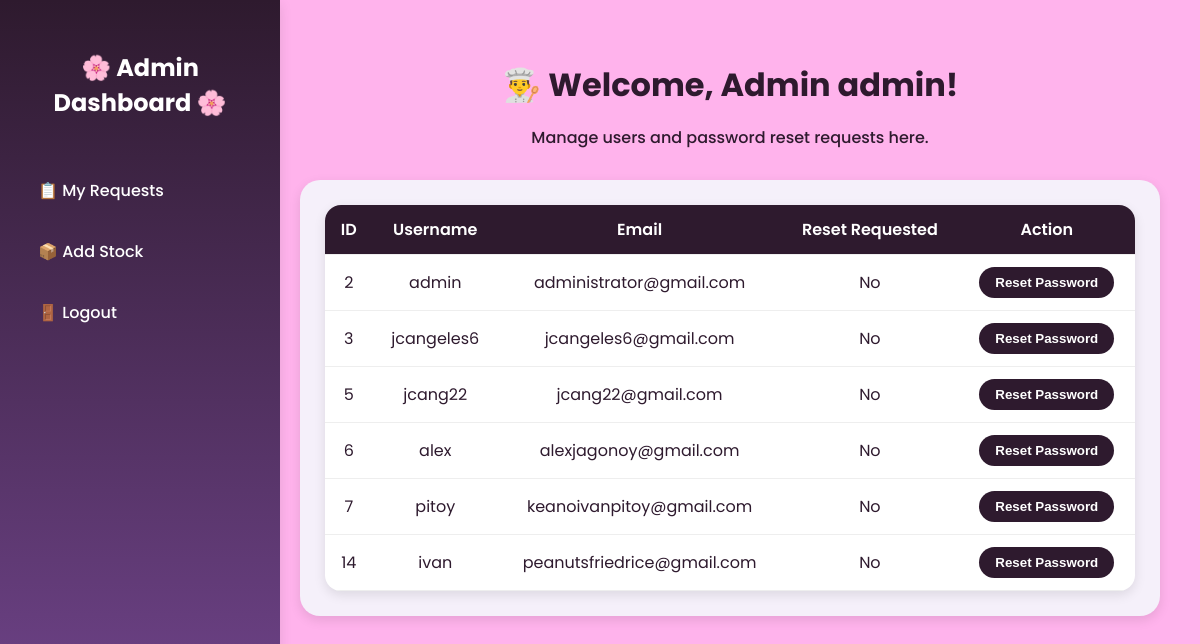
/admin_dashboard.php (signed in), run on the app's committed database.
### tables this page shows
CREATE TABLE `users` (
  `id` int(11) NOT NULL,
  `username` varchar(50) DEFAULT NULL,
  `email` varchar(100) DEFAULT NULL,
  `password` varchar(255) DEFAULT NULL,
  `reset_token` varchar(255) DEFAULT NULL,
  `is_admin` tinyint(1) DEFAULT 0,
  `reset_requested` tinyint(1) DEFAULT 0,
  `security_question` varchar(255) DEFAULT NULL,
  `security_answer` varchar(255) DEFAULT NULL,
  `failed_attempts` int(11) DEFAULT 0,
  `locked_until` datetime DEFAULT NULL
);

### admin_dashboard.php (the view, shortened to what this page needs)
<?php
include 'backend/init.php';
$result = $conn->query("SELECT id, username, email, reset_requested FROM users");
?>
<!DOCTYPE html>
<html lang="en">
<head>
  <link rel="stylesheet" href="css/admin_dashboard.css">
</head>
<body>
  <div class="sidebar">
    <h2>🌸 Admin Dashboard 🌸</h2>
    <a href="my_requests.php">📋 My Requests</a>
    <a href="backend/add_stock.php">📦 Add Stock</a>
    <a href="logout.php">🚪 Logout</a>
  </div>
  <div class="main">
    <h1>👨‍🍳 Welcome, Admin <?php echo htmlspecialchars($_SESSION['username']); ?>!</h1>
    <p>Manage users and password reset requests here.</p>
    <div class="card">
      <table>
        <tr>
          <th>ID</th>
          <th>Username</th>
          <th>Email</th>
          <th>Reset Requested</th>
          <th>Action</th>
        </tr>
        <?php while ($row = $result->fetch_assoc()): ?>
          <tr>
            <td><?php echo $row['id']; ?></td>
            <td><?php echo htmlspecialchars($row['username']); ?></td>
            <td><?php echo htmlspecialchars($row['email']); ?></td>
            <td><?php echo $row['reset_requested'] ? '<span style="color:red;font-weight:bold;">Yes</span>' : 'No'; ?></td>
            <td>
              <form action="admin_reset_user.php" method="POST" style="margin:0;">
                <input type="submit" name="reset" value="Reset Password">
              </form>
            </td>
          </tr>
        <?php endwhile; ?>
      </table>
    </div>
  </div>
</body>
</html>

### css/admin_dashboard.css (style rules this page uses)
:root { --bg: #ffb3ecff; --card: #f5f0fa; --primary: #2e1a2eff; --accent: #2e1a2eff; --white: #ffffff; --shadow: 0 4px 12px rgba(0,0,0,0.1); }
body { font-family: 'Poppins', sans-serif; background: var(--bg); color: var(--primary); margin: 0; display: flex; }
.sidebar { width: 240px; background: linear-gradient(180deg, var(--primary), #7b4b9b); color: var(--white); height: 100vh; position: fixed; padding: 30px 20px; display: flex; flex-direction: column; box-shadow: var(--shadow); }
.sidebar h2 { text-align: center; font-weight: 700; font-size: 24px; margin-bottom: 40px; }
.sidebar a { display: block; color: var(--white); padding: 12px 18px; margin: 6px 0; text-decoration: none; border-radius: 25px; transition: 0.3s; text-align: left; font-weight: 500; }
.main { flex: 1; margin-left: 260px; padding: 40px; animation: fadeIn 0.6s ease-in-out; }
h1 { color: var(--primary); text-align: center; font-weight: 700; margin-bottom: 8px; }
p { text-align: center; color: var(--accent); margin-bottom: 30px; font-weight: 500; }
.card { background: var(--card); border-radius: 20px; box-shadow: var(--shadow); padding: 25px; margin-bottom: 25px; transition: transform 0.3s ease; }
table { width: 100%; border-collapse: collapse; background: var(--white); border-radius: 16px; overflow: hidden; box-shadow: var(--shadow); }
th, td { padding: 12px 14px; text-align: center; border-bottom: 1px solid #eee; }
th { background: var(--accent); color: var(--white); font-weight: 600; }
input[type="submit"] { background: var(--accent); color: white; border: none; padding: 8px 16px; border-radius: 25px; cursor: pointer; font-weight: 600; transition: all 0.3s ease; }

### data on the page
users: id "2", username "admin", email "administrator@gmail.com", reset_requested "No"
users: id "3", username "jcangeles6", email "jcangeles6@gmail.com", reset_requested "No"
users: id "5", username "jcang22", email "jcang22@gmail.com", reset_requested "No"
users: id "6", username "alex", email "alexjagonoy@gmail.com", reset_requested "No"
users: id "7", username "pitoy", email "keanoivanpitoy@gmail.com", reset_requested "No"
users: id "14", username "ivan", email "peanutsfriedrice@gmail.com", reset_requested "No"

### other printed values
$_SESSION['username'] "admin"
